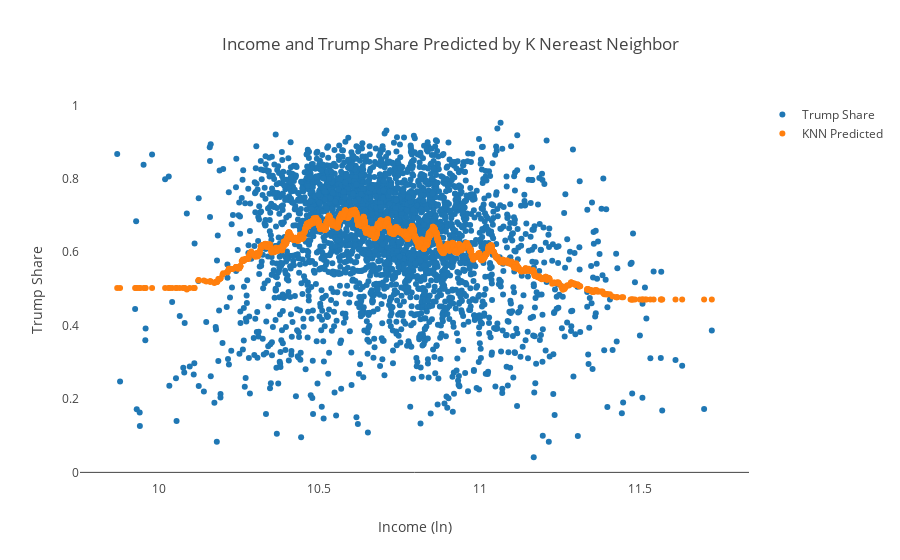

Source (notebook cell):
### Code cell
fig = go.Figure()

fig.add_trace(go.Scatter(x=trump['Income_ln'], y=trump['Trump Share'],
                    mode='markers',
                    name='Trump Share'))
fig.add_trace(go.Scatter(x=trump['Income_ln'], y=trump['pred_skl_knn'],
                    mode='markers',
                    name='KNN Predicted'))

fig.update_layout(template='none', title='Income and Trump Share Predicted by K Nereast Neighbor',
                  xaxis_title='Income (ln)', yaxis_title='Trump Share')
fig.update_xaxes(showgrid=False)
fig.update_yaxes(showgrid=False)
fig.show()

### Figure 1 — Plotly figure (JSON) as saved in the notebook; plotly's stock layout.template omitted (floating-point values rounded to 4 significant figures; data arrays with more than 128 entries replaced by an {"elided": "..."} marker saying what was removed)
{"data": [{"mode": "markers", "name": "Trump Share", "type": "scatter", "x": {"elided": "3112 float values"}, "y": {"elided": "3112 float values"}}, {"mode": "markers", "name": "KNN Predicted", "type": "scatter", "x": {"elided": "3112 float values"}, "y": {"elided": "3112 float values"}}], "layout": {"title": {"text": "Income and Trump Share Predicted by K Nereast Neighbor"}, "xaxis": {"showgrid": false, "title": {"text": "Income (ln)"}}, "yaxis": {"showgrid": false, "title": {"text": "Trump Share"}}}}
